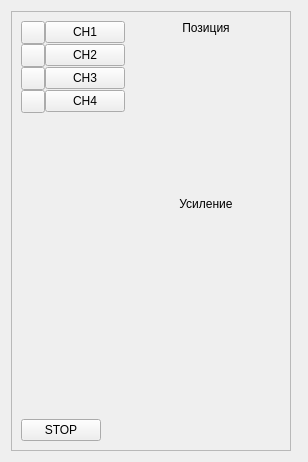
<?xml version="1.0" encoding="UTF-8"?>
<ui version="4.0">
 <class>Oscilloscope_controls</class>
 <widget class="QWidget" name="Oscilloscope_controls">
  <property name="geometry">
   <rect>
    <x>0</x>
    <y>0</y>
    <width>308</width>
    <height>462</height>
   </rect>
  </property>
  <property name="windowTitle">
   <string>Form</string>
  </property>
  <layout class="QVBoxLayout" name="verticalLayout">
   <item>
    <widget class="QFrame" name="frame">
     <property name="sizePolicy">
      <sizepolicy hsizetype="Fixed" vsizetype="Preferred">
       <horstretch>0</horstretch>
       <verstretch>0</verstretch>
      </sizepolicy>
     </property>
     <property name="frameShape">
      <enum>QFrame::StyledPanel</enum>
     </property>
     <property name="frameShadow">
      <enum>QFrame::Raised</enum>
     </property>
     <layout class="QVBoxLayout" name="verticalLayout_4">
      <item>
       <layout class="QHBoxLayout" name="horizontalLayout_2">
        <item>
         <layout class="QVBoxLayout" name="verticalLayout_2">
          <item>
           <layout class="QGridLayout" name="gridLayout">
            <property name="spacing">
             <number>0</number>
            </property>
            <item row="1" column="1">
             <widget class="QPushButton" name="btn_CH2">
              <property name="text">
               <string>CH2</string>
              </property>
             </widget>
            </item>
            <item row="2" column="1">
             <widget class="QPushButton" name="btn_CH3">
              <property name="text">
               <string>CH3</string>
              </property>
             </widget>
            </item>
            <item row="0" column="0">
             <widget class="QToolButton" name="tb_CH1"/>
            </item>
            <item row="0" column="1">
             <widget class="QPushButton" name="btn_CH1">
              <property name="text">
               <string>CH1</string>
              </property>
             </widget>
            </item>
            <item row="3" column="1">
             <widget class="QPushButton" name="btn_CH4">
              <property name="text">
               <string>CH4</string>
              </property>
             </widget>
            </item>
            <item row="1" column="0">
             <widget class="QToolButton" name="tb_CH2"/>
            </item>
            <item row="2" column="0">
             <widget class="QToolButton" name="tb_CH3"/>
            </item>
            <item row="3" column="0">
             <widget class="QToolButton" name="tb_CH4"/>
            </item>
           </layout>
          </item>
          <item>
           <spacer name="verticalSpacer">
            <property name="orientation">
             <enum>Qt::Vertical</enum>
            </property>
            <property name="sizeHint" stdset="0">
             <size>
              <width>20</width>
              <height>40</height>
             </size>
            </property>
           </spacer>
          </item>
         </layout>
        </item>
        <item>
         <layout class="QVBoxLayout" name="verticalLayout_3">
          <item>
           <widget class="QLabel" name="label">
            <property name="text">
             <string>Позиция</string>
            </property>
            <property name="alignment">
             <set>Qt::AlignCenter</set>
            </property>
           </widget>
          </item>
          <item>
           <widget class="QwtKnob" name="knob_position">
            <property name="sizePolicy">
             <sizepolicy hsizetype="Fixed" vsizetype="Fixed">
              <horstretch>0</horstretch>
              <verstretch>0</verstretch>
             </sizepolicy>
            </property>
            <property name="minimumSize">
             <size>
              <width>150</width>
              <height>150</height>
             </size>
            </property>
            <property name="markerStyle">
             <enum>QwtKnob::Triangle</enum>
            </property>
           </widget>
          </item>
          <item>
           <widget class="QLabel" name="label_2">
            <property name="text">
             <string>Усиление</string>
            </property>
            <property name="alignment">
             <set>Qt::AlignCenter</set>
            </property>
           </widget>
          </item>
          <item>
           <widget class="QwtKnob" name="knob_multiply">
            <property name="sizePolicy">
             <sizepolicy hsizetype="Fixed" vsizetype="Fixed">
              <horstretch>0</horstretch>
              <verstretch>0</verstretch>
             </sizepolicy>
            </property>
            <property name="minimumSize">
             <size>
              <width>150</width>
              <height>150</height>
             </size>
            </property>
            <property name="markerStyle">
             <enum>QwtKnob::Triangle</enum>
            </property>
           </widget>
          </item>
         </layout>
        </item>
       </layout>
      </item>
      <item>
       <spacer name="verticalSpacer_2">
        <property name="orientation">
         <enum>Qt::Vertical</enum>
        </property>
        <property name="sizeHint" stdset="0">
         <size>
          <width>20</width>
          <height>40</height>
         </size>
        </property>
       </spacer>
      </item>
      <item>
       <layout class="QHBoxLayout" name="horizontalLayout">
        <item>
         <widget class="QPushButton" name="btn_RUN">
          <property name="text">
           <string>STOP</string>
          </property>
         </widget>
        </item>
        <item>
         <spacer name="horizontalSpacer">
          <property name="orientation">
           <enum>Qt::Horizontal</enum>
          </property>
          <property name="sizeHint" stdset="0">
           <size>
            <width>40</width>
            <height>20</height>
           </size>
          </property>
         </spacer>
        </item>
       </layout>
      </item>
     </layout>
    </widget>
   </item>
  </layout>
 </widget>
 <customwidgets>
  <customwidget>
   <class>QwtKnob</class>
   <extends>QWidget</extends>
   <header>qwt_knob.h</header>
  </customwidget>
 </customwidgets>
 <resources/>
 <connections/>
</ui>
